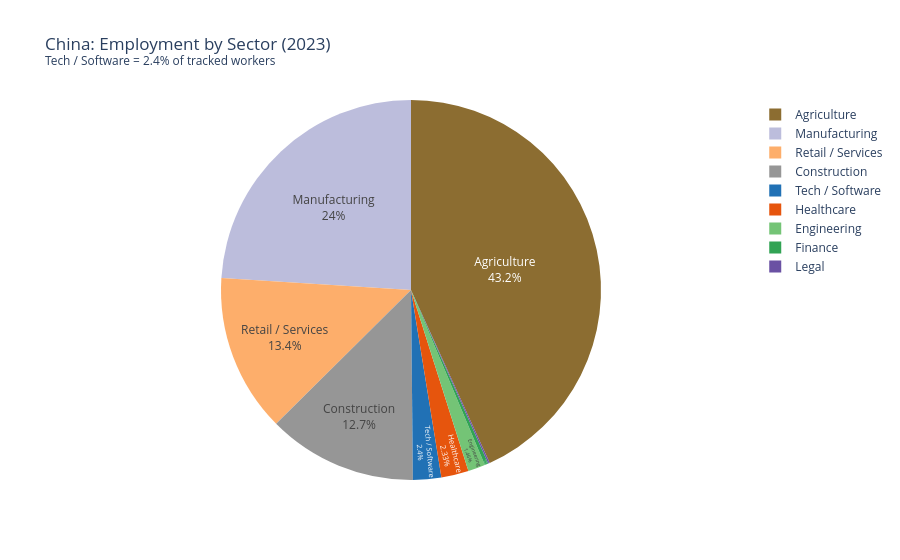

Source (notebook cell):
### Code cell
sector_vol = vol.groupby('sector_label', as_index=False)['employed_thousands'].sum()
tech_pct = sector_vol.loc[sector_vol['sector_label'] == 'Tech / Software', 'employed_thousands'].values[0] / sector_vol['employed_thousands'].sum() * 100

fig2 = px.pie(
    sector_vol, values='employed_thousands', names='sector_label',
    color='sector_label', color_discrete_map=SECTOR_COLORS,
    title=f'China: Employment by Sector (2023)<br><sup>Tech / Software = {tech_pct:.1f}% of tracked workers</sup>',
)
fig2.update_traces(textposition='inside', textinfo='percent+label')
fig2.show()

### Figure 1 — Plotly figure (JSON) as saved in the notebook; plotly's stock layout.template omitted (floating-point values rounded to 4 significant figures)
{"data": [{"customdata": [["Agriculture"], ["Construction"], ["Engineering"], ["Finance"], ["Healthcare"], ["Legal"], ["Manufacturing"], ["Retail / Services"], ["Tech / Software"]], "domain": {"x": [0.0, 1.0], "y": [0.0, 1.0]}, "hovertemplate": "sector_label=%{customdata[0]}<br>employed_thousands=%{value}<extra></extra>", "labels": ["Agriculture", "Construction", "Engineering", "Finance", "Healthcare", "Legal", "Manufacturing", "Retail / Services", "Tech / Software"], "legendgroup": "", "marker": {"colors": ["#8c6d31", "#969696", "#74c476", "#31a354", "#e6550d", "#6a51a3", "#bcbddc", "#fdae6b", "#2171b5"]}, "name": "", "showlegend": true, "textinfo": "percent+label", "textposition": "inside", "type": "pie", "values": [180000, 53000, 6100, 1300, 9700, 570, 100000, 56000, 10000]}], "layout": {"legend": {"tracegroupgap": 0}, "title": {"text": "China: Employment by Sector (2023)<br><sup>Tech / Software = 2.4% of tracked workers</sup>"}}}
